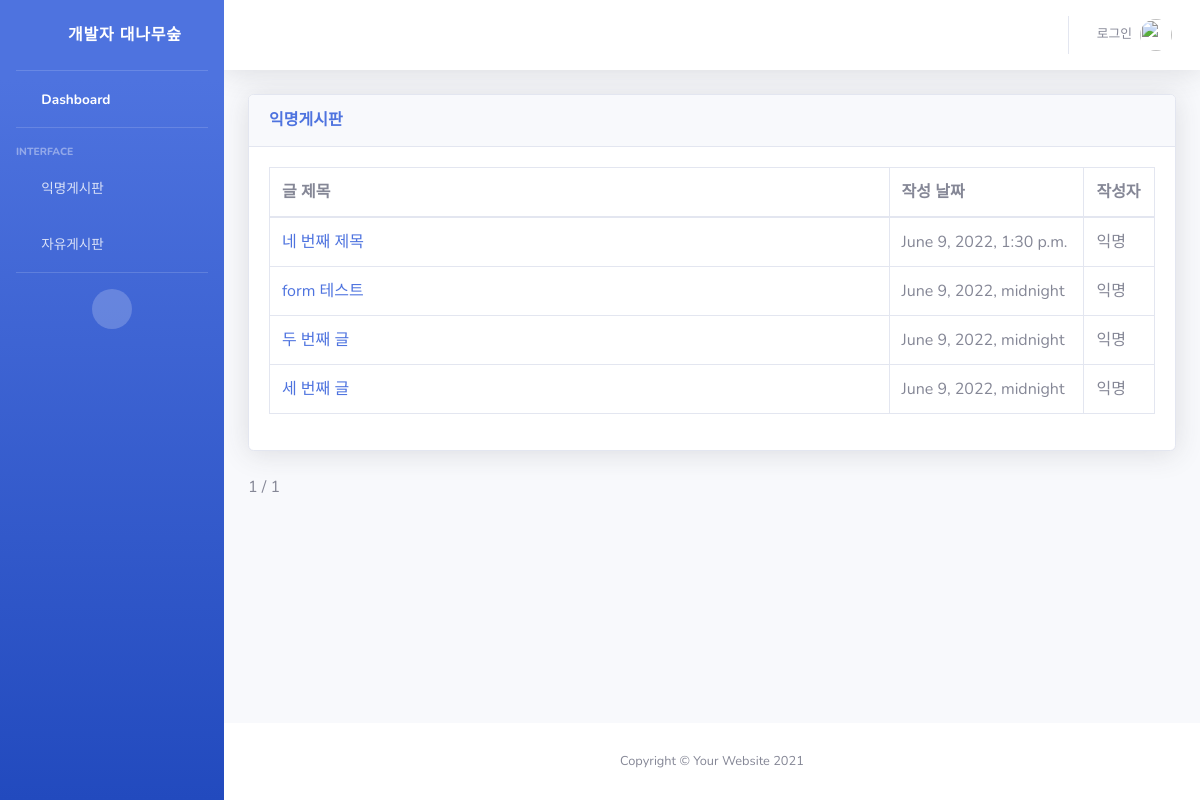
The app's page /, older data.
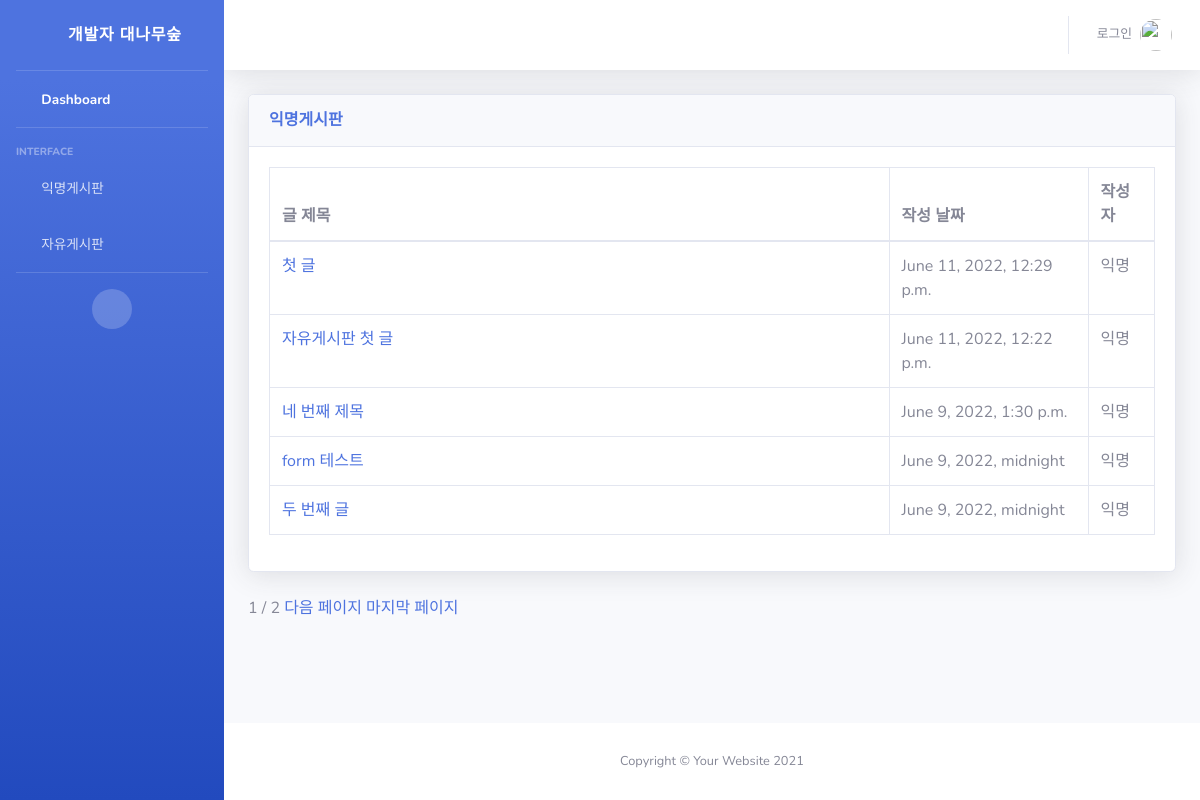
The same page, newer data.
### snsapp/models.py (models this page shows, shortened)
class Post(models.Model):
    title = models.CharField(max_length=200)
    body = models.TextField()
    date = models.DateTimeField(auto_now_add=True)

### snsapp/views.py (the view)
# urls.py: 2. Add a URL to urlpatterns:  path('', views.home, name='home')
def home(request):
    posts = Post.objects.filter().order_by('-date')
    paginator = Paginator(posts, 5)
    pagnum = request.GET.get('page')
    posts = paginator.get_page(pagnum)
    return render(request, 'index.html', {'posts':posts})

### snsapp/templates/index.html (shortened to what this page needs)
{% extends 'base.html' %}
{% block content %}
<div class="card shadow mb-4">
    <div class="card-header py-3">
        <h6 class="m-0 font-weight-bold text-primary">익명게시판</h6>
    </div>
    <div class="card-body">
        <div class="table-responsive">
            <table class="table table-bordered" id="dataTable" width="100%" cellspacing="0">
                <thead>
                    <tr>
                        <th width="70%">글 제목</th>
                        <th>작성 날짜</th>
                        <th>작성자</th>
                    </tr>
                </thead>
                <tbody>
                    {% for post in posts %}
                    <tr>
                        <td><a href="{% url 'detail' post.id %}">{{ post.title }}</a></td>
                        <td>{{ post.date }}</td>
                        <td>익명</td>
                    </tr>
                    {% endfor %}
                </tbody>
            </table>
        </div>
    </div>
</div>
<span> {{ posts.number }} </span>
<span> / </span>
<span> {{ posts.paginator.num_pages }} </span>
{% if posts.has_next %}
<a href="?page={{posts.next_page_number}}">다음 페이지</a>
<a href="?page={{posts.paginator.num_pages}}">마지막 페이지</a>
{% endif %}
{% endblock %}

Row changes from the older to the newer data that the page shows:
no longer on this page (row unchanged): Post: title "세 번째 글", date "June 9, 2022, midnight"
added Post: title "첫 글", date "June 11, 2022, 12:29 p.m."
added Post: title "자유게시판 첫 글", date "June 11, 2022, 12:22 p.m."
Text that changed along with them:
{{ posts.paginator.num_pages }}: "1" → "2"
text now shown: "다음 페이지 마지막 페이지"
